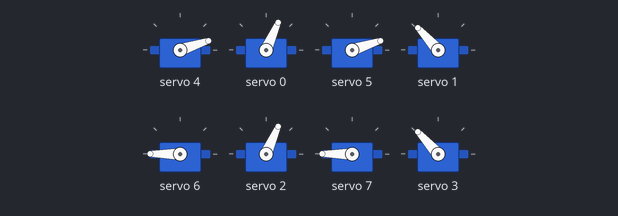
Simulated run of this sketch. Board: Arduino Uno, built with avr-gcc and run on an emulated ATmega328P. Shown: 8 × servo. What the sketch prints to the serial monitor is not drawn.

Above: at 0.15 s.
At 1.7 s:
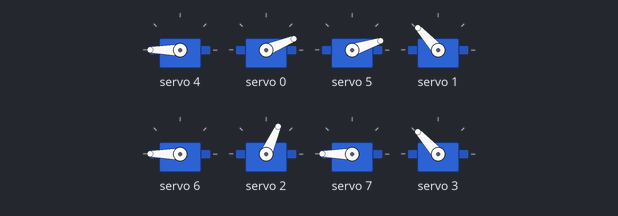
At 3.9 s:
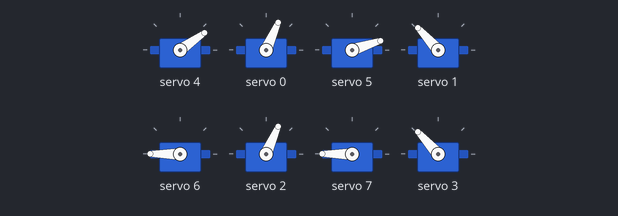
At 5.5 s:
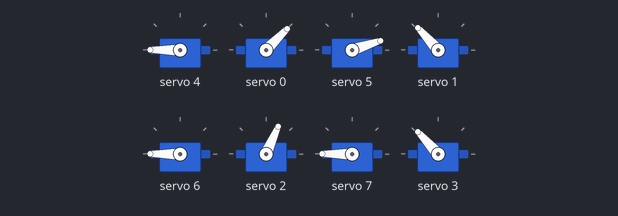
Timing chart, 0 to 9.8 s (numbered marks = the images above):
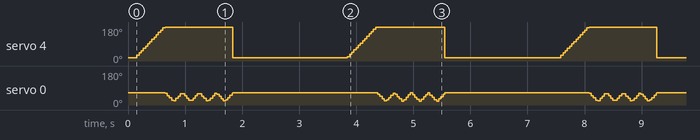

Measured:
- by itself, servo 4: ramps from 18° to 180° and jumps back, once every 3.7 s
- by itself, servo 0: moves between 19° and 66°, repeating every 7.4 s

The sketch:

quadruped.ino
```cpp
#include <Wire.h>
#include <Adafruit_PWMServoDriver.h>

Adafruit_PWMServoDriver pwm = Adafruit_PWMServoDriver(0x40);

#define SERVOMIN 150
#define SERVOMAX 500
#define SERVO_FREQ 50

//Global Variables
bool firstInit = true;

enum legEnum {
  legA, legB, legC, legD
};

enum direction {
  forward, backward, right, left
};

typedef struct hipKneeStruct{
  int hip;
  int knee;
};

hipKneeStruct hipKneeArray[4];

//Target positions for Servo A and Servo C about 90 degree angle, one step and about 45 degrees
int target_90_AC = 330;
int target_step_AC = 170;
int target_45_AC = 250;

//Target positions for Servo B and Servo D about 90 degree angle, one step and about 45 degrees
int target_90_BD = 310;
int target_step_BD = 470;
int target_45_BD = 390;

//init positions for the Servos
int init_hip_AC = 250;
int init_hip_BD = 390;
int init_knee_AB = 150;
int init_knee_CD = 500;

void setup() {
  //Initialize Serial communication
  Serial.begin(115200);
  Serial.println();
  Serial.println("Start quadruped");

  //Initialize PWM Servo Driver
  pwm.begin();
  pwm.setOscillatorFrequency(27000000);
  pwm.setPWMFreq(SERVO_FREQ);
  delay(10);

  //Initial hip and knee values
  hipKneeArray[legA].hip = init_hip_AC;
  hipKneeArray[legA].knee = init_knee_AB;
  hipKneeArray[legB].hip = init_hip_BD;
  hipKneeArray[legB].knee = init_knee_AB;
  hipKneeArray[legC].hip = init_hip_AC;
  hipKneeArray[legC].knee = init_knee_CD;
  hipKneeArray[legD].hip = init_hip_BD;
  hipKneeArray[legD].knee = init_knee_CD;

  for(int i = 0; i<4;i++){
    moveLeg(i,hipKneeArray[i].hip,hipKneeArray[i].knee);
  }
  delay(100);
}

void loop() {

  doTheWave(legA);

  delay(2000);
}

//Currently only works with legA
//TODO make it possible to wave with LegB too
void doTheWave(int legNum) {

  bool moving = true;
  bool legIsRaised = false;
  int waveCounter = 0;
  int maxWaves = 8; //change this number to modify the wave quantity, should be a even number to be back to init position
  int hip = hipKneeArray[legNum].hip;
  int knee = hipKneeArray[legNum].knee;

  while(moving){
    if (knee < 500) {
      knee++;
    } else {
      legIsRaised = true;
    }
    if(legIsRaised)
    {
      if(waveCounter % 2 == 0) {
        hip--;
      } else {
        hip++;
      }

      if(hip == 150 || hip == init_hip_AC) {
        waveCounter++;
        if (waveCounter == maxWaves) {
          moving = false;
          knee = init_knee_AB;
        }
      }
    }
   moveLeg(legNum, hip, knee);
  }
}

void moveForward(){

  initWalkingStance();

  //Step D to target_step_BD
  stepPinValues_Up(legD, target_step_BD);

  //Move C target_45_AC and A target_90_AC
  //B++ and D++ as long as C and A move to target position
  moveHip(target_90_AC, target_45_AC, true, forward);

  //Step B to target_90_BD
  stepPinValues_Down(legB, target_90_BD);

  //Step A to target_step_AC
  stepPinValues_Down(legA, target_step_AC);

  //Move B target_45_BD and D target_90_BD
  //A++ and C++ as long as B and D move to target position
  moveHip(target_45_BD, target_90_BD, false, forward);

  //Step C to target_90_AC
  stepPinValues_Up(legC, target_90_AC);
}

//TODO
void moveBackward(){

}

void turnRight(){

  stepPinValues_Down(legA, target_step_AC);

  stepPinValues_Down(legC, target_step_AC);

  stepPinValues_Down(legB, target_90_BD);

  stepPinValues_Down(legD, target_90_BD);

  //Move C and A to init_hip_AC
  //B++ and D++ as long as C and A move to target position
  moveHip(init_hip_AC, init_hip_AC, true, right);
}

//TODO
void turnLeft(){

}

void initWalkingStance(){
  //Initial hip values
  hipKneeArray[legA].hip = 250;
  hipKneeArray[legB].hip = 390;
  hipKneeArray[legC].hip = 330;
  hipKneeArray[legD].hip = 310;

  for(int i = 0; i<4;i++){
    pwm.setPin(i,hipKneeArray[i].hip,false);
  }
}

// A and B have 150 as beginning position C and D beginn at 500
//Step movement for servo which has a higher target position than the current pin value
void stepPinValues_Up(int legNum, int target){
  bool moving = true;

  int hip = hipKneeArray[legNum].hip;
  int knee = hipKneeArray[legNum].knee;
  int hipStart = hip;

  while(moving){
    if(hip < target){
      hip++;
    }

    if (legNum == legC || legNum == legD)
    {
      if(hip <= hipStart + ((target - hipStart)/2)){
        knee -=2;
      }else{
        knee +=2;
      }
    } else {
      if(hip <= hipStart + ((target - hipStart)/2)){
        knee +=2;
      }else{
        knee -=2;
      }
    }
    //Serial.printf("hip: %d, knee: %d\n", hip, knee);
    moveLeg(legNum,hip,knee);

    if(hip == target){
      moving = false;
      hipKneeArray[legNum].hip = hip;
      hipKneeArray[legNum].knee = knee;
    }
  }
}

// A and B have 150 as beginning position C and D beginn at 500
//Step movement for servo which has a lower target position than the current pin value
void stepPinValues_Down(int legNum, int target){
  bool moving = true;

  int hip = hipKneeArray[legNum].hip;
  int knee = hipKneeArray[legNum].knee;
  int hipStart = hip;

  while(moving){
    if(hip > target){
      hip--;
    }

    if (legNum == legA || legNum == legB)
    {
      if(hip >= target + ((hipStart - target)/2)){
        knee +=2;
      }else{
        knee -=2;
      }
    } else {
      if(hip >= target + ((hipStart - target)/2)){
        knee -=2;
      }else{
        knee +=2;
      }
    }
    //Serial.printf("hip: %d, knee: %d\n", hip, knee);
    moveLeg(legNum,hip,knee);

    if(hip == target){
      moving = false;
      hipKneeArray[legNum].hip = hip;
      hipKneeArray[legNum].knee = knee;
    }
  }
}

//fistTarget Value is smaller than current pin value
//secondTarget is higher than
void moveHip(int firstTarget, int secondTarget, bool isAC, direction directionState){
  bool moving = true;

  int hip1 = hipKneeArray[legA].hip;
  int hip2 = hipKneeArray[legC].hip;
  int hip3 = hipKneeArray[legB].hip;
  int hip4 = hipKneeArray[legD].hip;
  if(!isAC){
    hip1 = hipKneeArray[legB].hip;
    hip2 = hipKneeArray[legD].hip;
    hip3 = hipKneeArray[legA].hip;
    hip4 = hipKneeArray[legC].hip;
  }

  while(moving){
    if(hip1 < firstTarget){
      hip1++;
    } else if (hip1 > firstTarget){
      hip1--;
    }
    if (hip2 > secondTarget){
      hip2--;
    } else if (hip2 < secondTarget) {
      hip2++;
    }

      if(isAC){
        pwm.setPin(legA, hip1,false);
        pwm.setPin(legC, hip2, false);
      }else{
        pwm.setPin(legD, hip2, false);
        pwm.setPin(legB, hip1,false);
      }

    switch(directionState) {
      case right:
        hip3++;
        hip4++;
        break;
      case left:
        //TODO probably hip3-- & hip4--
        break;
      case forward:
        hip3++;
        hip4--;
        break;
      case backward:
        //TODO
        break;
      default:
        break;
    }

    if(isAC){
      pwm.setPin(legB, hip3, false);
      pwm.setPin(legD, hip4, false);
    }else{
      pwm.setPin(legA, hip3, false);
      pwm.setPin(legC, hip4, false);
    }

    //Serial.printf("hip1: %d, hip2: %d, hip3: %d, hip4: %d\n", hip1, hip2, hip3, hip4);

    if((hip1 == firstTarget)&&( hip2 == secondTarget)){
      moving = false;

      if(isAC){
        hipKneeArray[legA].hip = hip1;
        hipKneeArray[legC].hip = hip2;
        hipKneeArray[legB].hip = hip3;
        hipKneeArray[legD].hip = hip4;
      }else{
        hipKneeArray[legB].hip = hip1;
        hipKneeArray[legD].hip = hip2;
        hipKneeArray[legA].hip = hip3;
        hipKneeArray[legC].hip = hip4;
      }
    }
  }
}

//Method that sets pin value for both knee and hip joint
void moveLeg(int servo, int hipTarget, int kneeTarget){
  pwm.setPin(servo+4, kneeTarget, false);
  pwm.setPin(servo, hipTarget, false);
}
```
